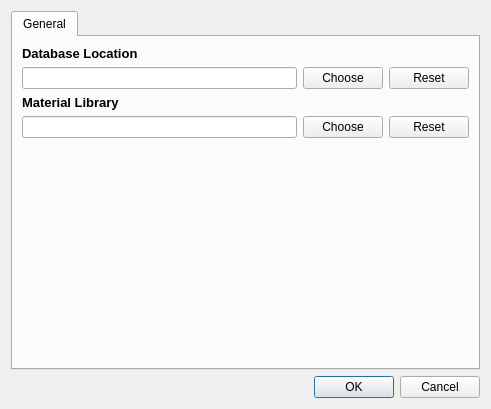
<?xml version="1.0" encoding="UTF-8"?>
<ui version="4.0">
 <class>Form</class>
 <widget class="QWidget" name="Form">
  <property name="geometry">
   <rect>
    <x>0</x>
    <y>0</y>
    <width>491</width>
    <height>409</height>
   </rect>
  </property>
  <property name="windowTitle">
   <string>Form</string>
  </property>
  <layout class="QVBoxLayout" name="verticalLayout">
   <item>
    <widget class="QTabWidget" name="tabWidget">
     <property name="accessibleName">
      <string/>
     </property>
     <property name="currentIndex">
      <number>0</number>
     </property>
     <widget class="QWidget" name="tab">
      <attribute name="title">
       <string>General</string>
      </attribute>
      <layout class="QGridLayout" name="gridLayout_2">
       <item row="1" column="0">
        <widget class="QLineEdit" name="lineEdit"/>
       </item>
       <item row="1" column="1">
        <widget class="QPushButton" name="choose_button">
         <property name="text">
          <string>Choose</string>
         </property>
        </widget>
       </item>
       <item row="1" column="2">
        <widget class="QPushButton" name="reset_button">
         <property name="text">
          <string>Reset</string>
         </property>
        </widget>
       </item>
       <item row="0" column="0">
        <widget class="QLabel" name="label">
         <property name="font">
          <font>
           <pointsize>10</pointsize>
           <weight>75</weight>
           <bold>true</bold>
          </font>
         </property>
         <property name="text">
          <string>Database Location</string>
         </property>
        </widget>
       </item>
       <item row="4" column="0">
        <spacer name="verticalSpacer">
         <property name="orientation">
          <enum>Qt::Vertical</enum>
         </property>
         <property name="sizeHint" stdset="0">
          <size>
           <width>20</width>
           <height>40</height>
          </size>
         </property>
        </spacer>
       </item>
       <item row="2" column="0">
        <widget class="QLabel" name="label_2">
         <property name="font">
          <font>
           <pointsize>10</pointsize>
           <weight>75</weight>
           <bold>true</bold>
          </font>
         </property>
         <property name="text">
          <string>Material Library</string>
         </property>
        </widget>
       </item>
       <item row="3" column="0">
        <widget class="QLineEdit" name="lineEdit_2"/>
       </item>
       <item row="3" column="1">
        <widget class="QPushButton" name="choose_button_2">
         <property name="text">
          <string>Choose</string>
         </property>
        </widget>
       </item>
       <item row="3" column="2">
        <widget class="QPushButton" name="reset_button_2">
         <property name="text">
          <string>Reset</string>
         </property>
        </widget>
       </item>
      </layout>
     </widget>
    </widget>
   </item>
   <item>
    <widget class="QDialogButtonBox" name="buttonBox">
     <property name="standardButtons">
      <set>QDialogButtonBox::Cancel|QDialogButtonBox::Ok</set>
     </property>
    </widget>
   </item>
  </layout>
 </widget>
 <resources/>
 <connections/>
</ui>
